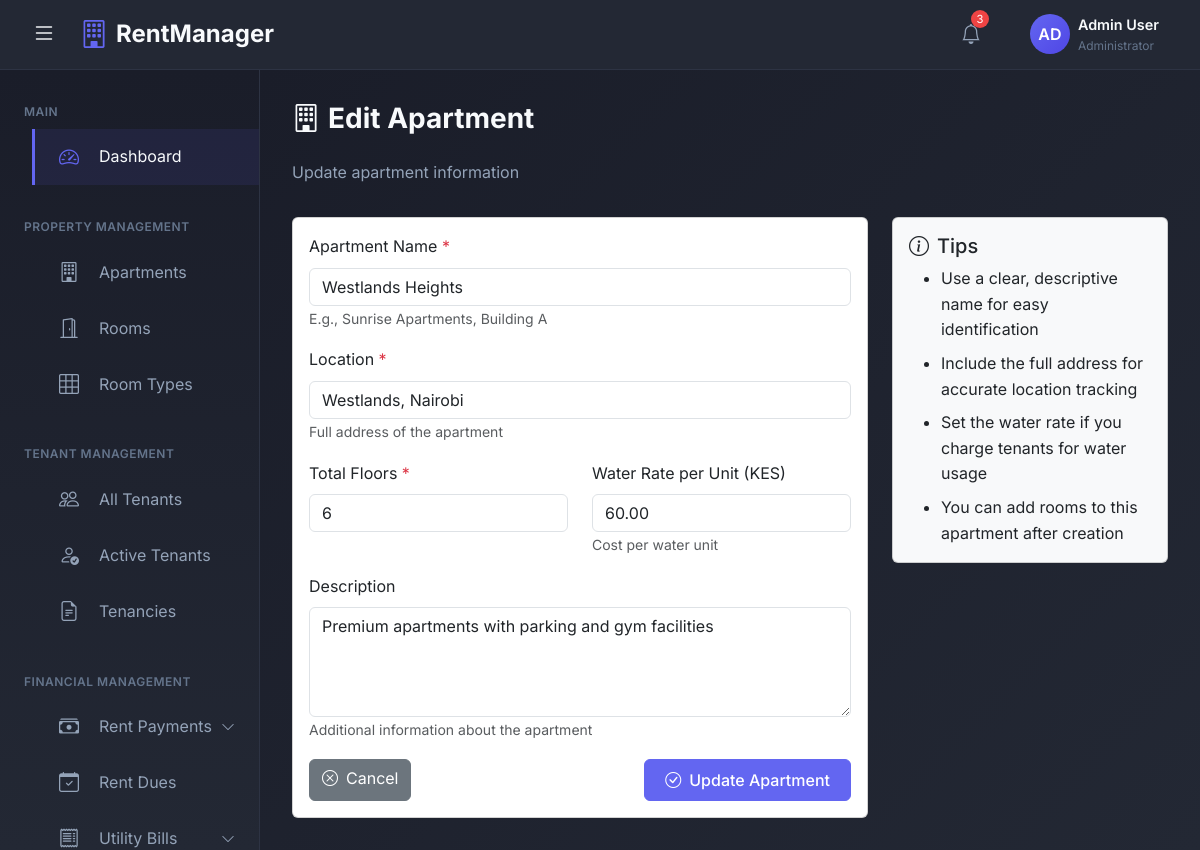
The page /apartments/3/edit/ (signed in) on the database its author committed.
### rental_app/models.py (models this page shows, shortened)
class Apartment(models.Model):
    name = models.CharField(max_length=200)
    owner = models.ForeignKey(User, on_delete=models.CASCADE, related_name='apartments', limit_choices_to={'user_type': 'admin'})
    location = models.CharField(max_length=300)
    total_floors = models.IntegerField(validators=[MinValueValidator(1)])
    description = models.TextField(blank=True)
    water_rate_per_unit = models.DecimalField(max_digits=10, decimal_places=2, default=0.00)
    created_at = models.DateTimeField(auto_now_add=True)
    updated_at = models.DateTimeField(auto_now=True)

### rental_app/views.py (the view, shortened to what this page needs)
# urls.py: path('apartments/<int:pk>/edit/', views.apartment_edit, name='apartment_edit'),
@login_required
def apartment_edit(request, pk):
    apartment = get_object_or_404(Apartment, pk=pk, owner=request.user)
    context = {
        'apartment': apartment,
        'is_edit': True,
    }
    return render(request, 'apartments/apartment_form.html', context)

### templates/apartments/apartment_form.html (shortened to what this page needs)
{% extends 'admin_base.html' %}
{% block content %}
<div class="page-header mb-4">
    <h1 class="page-title">
        <i class="bi bi-building me-2"></i>{% if is_edit %}Edit{% else %}Add New{% endif %} Apartment
    </h1>
    <p class="page-subtitle">{% if is_edit %}Update apartment information{% else %}Add a new apartment to your properties{% endif %}</p>
</div>
<div class="row">
    <div class="col-lg-8">
        <div class="card">
            <div class="card-body">
                <form method="post">
                    <div class="mb-3">
                        <label for="name" class="form-label">Apartment Name <span class="text-danger">*</span></label>
                        <input type="text" class="form-control" id="name" name="name"
                               value="{% if is_edit %}{{ apartment.name }}{% elif form_data %}{{ form_data.name }}{% endif %}"
                               required>
                        <small class="text-muted">E.g., Sunrise Apartments, Building A</small>
                    </div>
                    <div class="mb-3">
                        <label for="location" class="form-label">Location <span class="text-danger">*</span></label>
                        <input type="text" class="form-control" id="location" name="location"
                               value="{% if is_edit %}{{ apartment.location }}{% elif form_data %}{{ form_data.location }}{% endif %}"
                               required>
                        <small class="text-muted">Full address of the apartment</small>
                    </div>
                    <div class="row">
                        <div class="col-md-6 mb-3">
                            <label for="total_floors" class="form-label">Total Floors <span class="text-danger">*</span></label>
                            <input type="number" class="form-control" id="total_floors" name="total_floors"
                                   value="{% if is_edit %}{{ apartment.total_floors }}{% elif form_data %}{{ form_data.total_floors }}{% endif %}"
                                   min="1" required>
                        </div>
                        <div class="col-md-6 mb-3">
                            <label for="water_rate_per_unit" class="form-label">Water Rate per Unit (KES)</label>
                            <input type="number" class="form-control" id="water_rate_per_unit" name="water_rate_per_unit"
                                   value="{% if is_edit %}{{ apartment.water_rate_per_unit }}{% elif form_data %}{{ form_data.water_rate_per_unit }}{% else %}0.00{% endif %}"
                                   step="0.01" min="0">
                            <small class="text-muted">Cost per water unit</small>
                        </div>
                    </div>
                    <div class="mb-3">
                        <label for="description" class="form-label">Description</label>
                        <textarea class="form-control" id="description" name="description" rows="4">{% if is_edit %}{{ apartment.description }}{% elif form_data %}{{ form_data.description }}{% endif %}</textarea>
                        <small class="text-muted">Additional information about the apartment</small>
                    </div>
                    <div class="d-flex justify-content-between">
                        <a href="{% if is_edit %}{% url 'apartment_detail' apartment.pk %}{% else %}{% url 'apartment_list' %}{% endif %}" class="btn btn-secondary">
                            <i class="bi bi-x-circle me-2"></i>Cancel
                        </a>
                        <button type="submit" class="btn btn-primary">
                            <i class="bi bi-check-circle me-2"></i>{% if is_edit %}Update{% else %}Create{% endif %} Apartment
                        </button>
                    </div>
                </form>
            </div>
        </div>
    </div>
    <div class="col-lg-4">
        <div class="card bg-light">
            <div class="card-body">
                <h5 class="card-title">
                    <i class="bi bi-info-circle me-2"></i>Tips
                </h5>
                <ul class="mb-0">
                    <li class="mb-2">Use a clear, descriptive name for easy identification</li>
                    <li class="mb-2">Include the full address for accurate location tracking</li>
                    <li class="mb-2">Set the water rate if you charge tenants for water usage</li>
                    <li>You can add rooms to this apartment after creation</li>
                </ul>
            </div>
        </div>
    </div>
</div>
{% endblock %}

### templates/admin_base.html (style rules this page uses)
:root { --sidebar-width: 260px; --header-height: 70px; --primary-color: #1a1d29; --secondary-color: #232834; --accent-color: #6366f1; --accent-hover: #4f46e5; --text-primary: #f8fafc; --text-secondary: #94a3b8; --text-muted: #64748b; --border-color: #2d3343; --card-bg: #232834; --success-color: #10b981; --warning-color: #f59e0b; --danger-color: #ef4444; --bg-gradient: linear-gradient(135deg, #1a1d29 0%, #232834 100%); --sidebar-gradient: linear-gradient(180deg, #1a1d29 0%, #232834 100%); }
* { margin: 0; padding: 0; box-sizing: border-box; }
body { font-family: 'Inter', -apple-system, BlinkMacSystemFont, 'Segoe UI', Roboto, sans-serif; background-color: var(--primary-color); color: var(--text-primary); overflow-x: hidden; line-height: 1.6; font-weight: 400; }
.page-title { font-size: 1.75rem; font-weight: 700; color: var(--text-primary); margin-bottom: 1.5rem; }
.page-subtitle { font-size: 1rem; color: var(--text-secondary); margin-bottom: 2rem; }
.btn-primary { background-color: var(--accent-color); border-color: var(--accent-color); font-weight: 500; padding: 0.5rem 1.25rem; }
.main-content > * { animation: fadeIn 0.5s ease-out; }

### rows shown on the page
Apartment: name "Westlands Heights", location "Westlands, Nairobi", total_floors "6", water_rate_per_unit "60.00", description "Premium apartments with parking and gym facilities"
